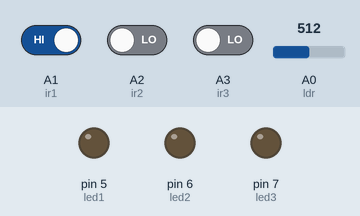
This sketch was run on a simulated Arduino Uno, built with avr-gcc and run on an emulated ATmega328P. On the bench: output pins drawn as LEDs (lit = HIGH). The test bench sets the inputs (shaded band); at power-on: A0 (ldr) = 512, A1 (ir1) HIGH, A2 (ir2) LOW, A3 (ir3) LOW. What the sketch prints to the serial monitor is not drawn.

Above: at 1.2 s.
1.3 s: A0 (ldr) set to 106
2.8 s: A0 (ldr) set to 90
At 3.7 s:
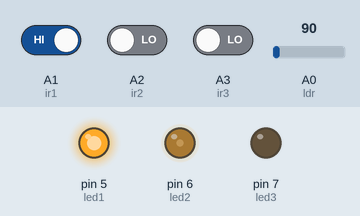
4.3 s: A1 (ir1) driven LOW
At 4.6 s:
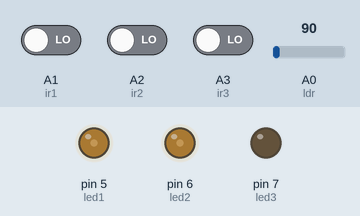
5.8 s: A2 (ir2) driven HIGH
At 7.0 s:
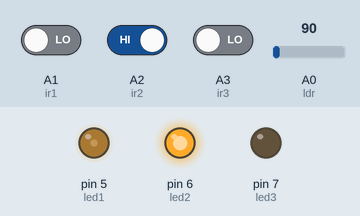
7.3 s: A3 (ir3) driven HIGH
At 8.1 s:
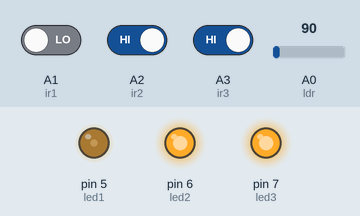
8.8 s: A1 (ir1) driven HIGH
At 9.3 s:
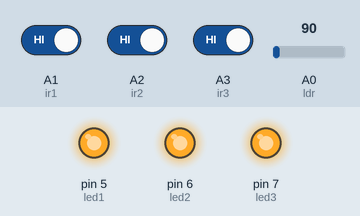
Timing chart, 0 to 11.3 s (numbered marks = the images above; inputs shaded):
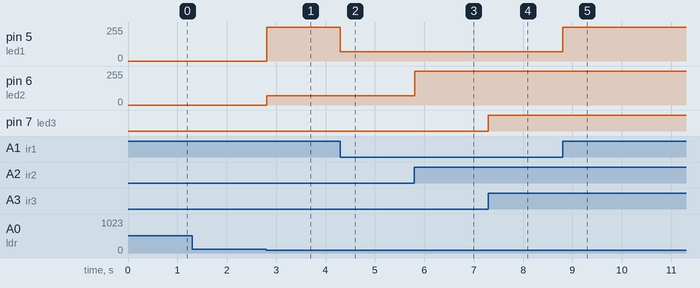

The sketch:

smartlight.ino
```cpp
int led1 = 5;
int led2 = 6;
int led3 = 7;
int ldr = A0;
int ir1 = A1;
int ir2 = A2;
int ir3 = A3;
void setup()
{
Serial.begin (9600);
pinMode (led1,OUTPUT);
pinMode (led2,OUTPUT);
pinMode (led3,OUTPUT);
pinMode (ldr,INPUT);
pinMode (ir1,INPUT);
pinMode (ir2,INPUT);
pinMode (ir3,INPUT);
}
void loop()
{
int ldr_val = analogRead (ldr);
Serial.println(ldr_val);
boolean ir1_val = digitalRead(ir1);
boolean ir2_val = digitalRead(ir2);
boolean ir3_val = digitalRead(ir3);
if(ldr_val <= 100)
{
if(ir1_val==LOW && ir2_val==LOW && ir3_val==LOW)
{
analogWrite(led1,70);
analogWrite(led2,70);
analogWrite(led3,70);
}
else if(ir1_val==HIGH && ir2_val==LOW && ir3_val==LOW)
{
analogWrite(led1,255);
analogWrite(led2,70);
analogWrite(led3,70);
}

else if(ir1_val==LOW && ir2_val==HIGH && ir3_val==LOW)
{
analogWrite(led1,70);
analogWrite(led2,255);
analogWrite(led3,70);
}
else if(ir1_val==LOW && ir2_val==LOW && ir3_val==HIGH)
{
analogWrite(led1,70);
analogWrite(led2,70);
analogWrite(led3,255);
}
else if(ir1_val==HIGH && ir2_val==HIGH && ir3_val==LOW)
{
analogWrite(led1,255);
analogWrite(led2,255);
analogWrite(led3,70);
}
else if(ir1_val==HIGH && ir2_val==LOW && ir3_val==HIGH)
{
analogWrite(led1,255);
analogWrite(led2,70);
analogWrite(led3,255);
}
else if(ir1_val==LOW && ir2_val==HIGH && ir3_val==HIGH)
{
analogWrite(led1,70);
analogWrite(led2,255);
analogWrite(led3,255);
}
else if(ir1_val==HIGH && ir2_val==HIGH && ir3_val==HIGH)
{
analogWrite(led1,255);
analogWrite(led2,255);
analogWrite(led3,255);
}
}
else {
analogWrite(led1,0);
analogWrite(led2,0);
analogWrite(led3,0);
}
}
```

Measured:
- the behaviour switches between 101 and 100 on A0 (ldr) (found by bisection; images 0 and 1)
- after the input at 2.8 s, pin 5 (led1): 0/255 → 255/255 at once; pin 6 (led2): 0/255 → 70/255 at once
- after the input at 4.3 s, pin 5 (led1): 255/255 → 70/255 at once
- after the input at 5.8 s, pin 6 (led2): 70/255 → 255/255 at once
- after the input at 7.3 s, pin 7 (led3): LOW → HIGH at once
- after the input at 8.8 s, pin 5 (led1): 70/255 → 255/255 at once
